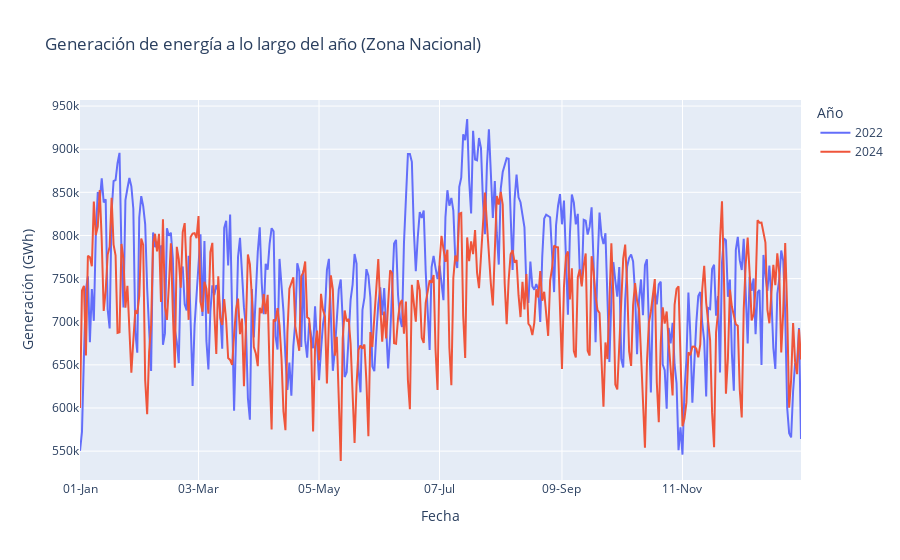

Notebook cell for this chart:
### Code cell
# Graficar los datos
fig = px.line(
    df_filtered,
    x='fecha_sin_year',
    y='valor',
    color='año',
    title="Generación de energía a lo largo del año (Zona Nacional)",
    labels={'fecha_sin_year': 'Fecha', 'valor': 'Generación (GWh)', 'año': 'Año'}
)

fig.update_xaxes(tickformat="%m-%b")

fig.show()

### Figure 1 — Plotly figure (JSON) as saved in the notebook; plotly's stock layout.template omitted (floating-point values rounded to 4 significant figures; data arrays with more than 128 entries replaced by an {"elided": "..."} marker saying what was removed)
{"data": [{"hovertemplate": "Año=2022<br>Fecha=%{x}<br>Generación (GWh)=%{y}<extra></extra>", "legendgroup": "2022", "line": {"color": "#636efa", "dash": "solid"}, "marker": {"symbol": "circle"}, "mode": "lines", "name": "2022", "orientation": "v", "showlegend": true, "type": "scatter", "x": {"elided": "365 str values"}, "xaxis": "x", "y": {"elided": "365 float values"}, "yaxis": "y"}, {"hovertemplate": "Año=2024<br>Fecha=%{x}<br>Generación (GWh)=%{y}<extra></extra>", "legendgroup": "2024", "line": {"color": "#EF553B", "dash": "solid"}, "marker": {"symbol": "circle"}, "mode": "lines", "name": "2024", "orientation": "v", "showlegend": true, "type": "scatter", "x": {"elided": "366 str values"}, "xaxis": "x", "y": {"elided": "366 float values"}, "yaxis": "y"}], "layout": {"legend": {"title": {"text": "Año"}, "tracegroupgap": 0}, "title": {"text": "Generación de energía a lo largo del año (Zona Nacional)"}, "xaxis": {"anchor": "y", "domain": [0, 1], "tickformat": "%m-%b", "title": {"text": "Fecha"}}, "yaxis": {"anchor": "x", "domain": [0, 1], "title": {"text": "Generación (GWh)"}}}}
